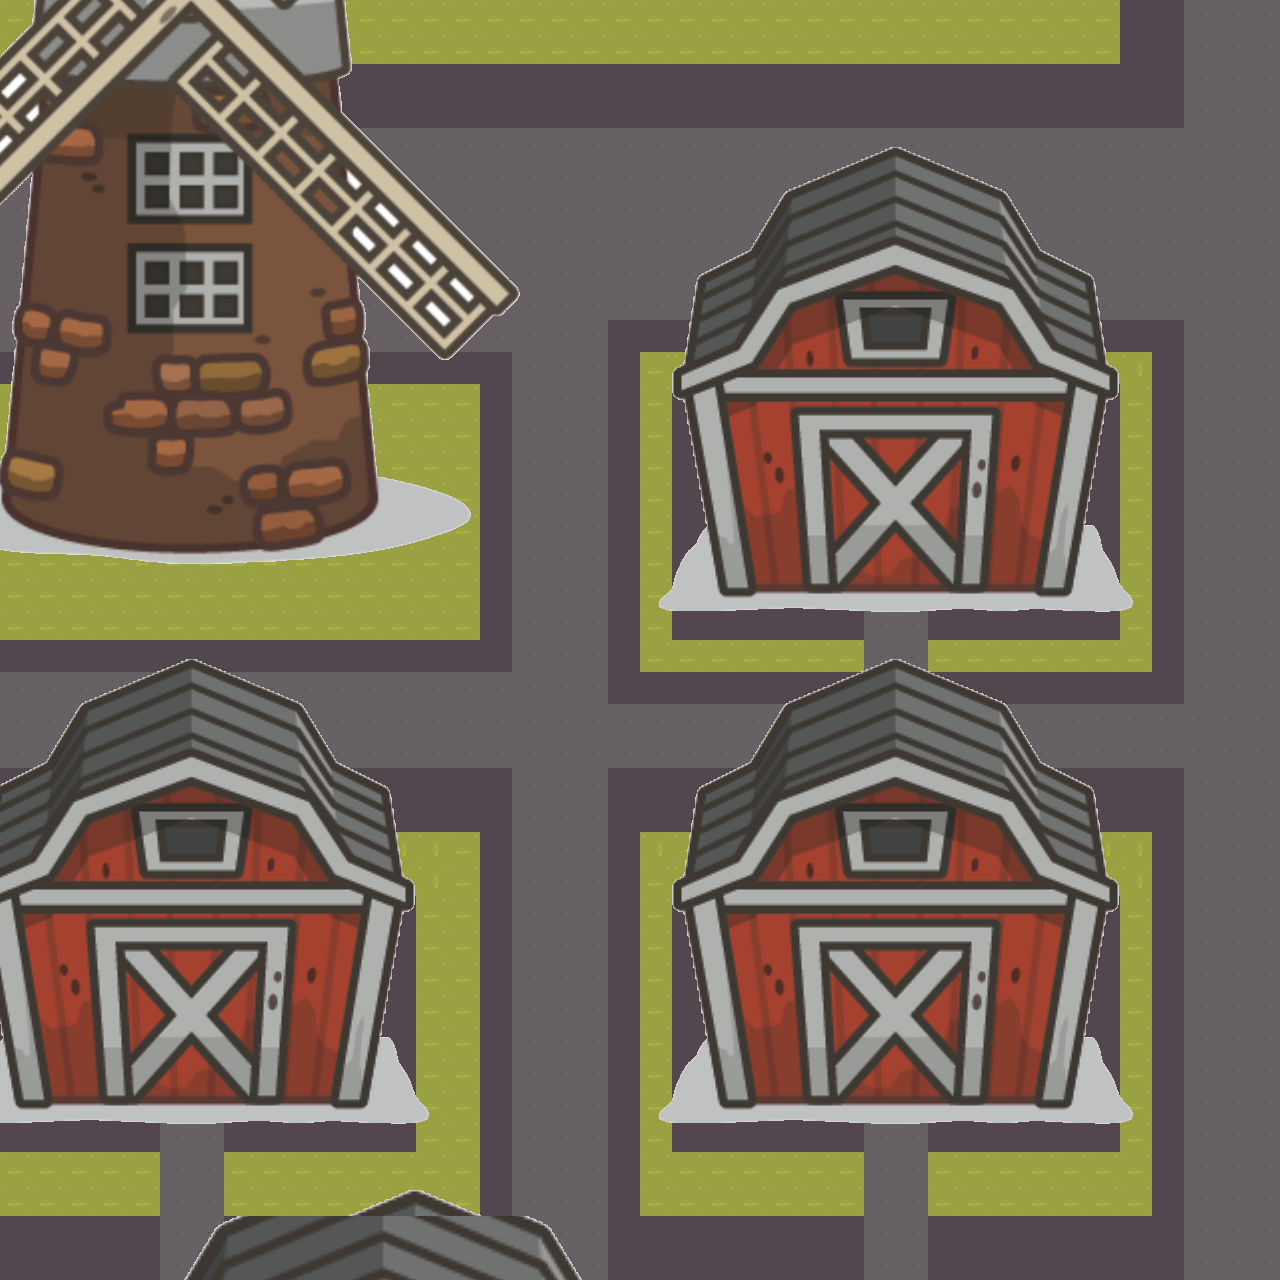

The image is a tile-based game level rendered from a .tmx file. Its description and source (layers, tilesets, objects; grid data summarised) follow:
An orthogonal 40x40 tile map with 32x32 px tiles, 3 tile layers (colide, bg, toFade).

<map version="1.10" tiledversion="1.11.0" orientation="orthogonal" renderorder="left-down" width="40" height="40" tilewidth="32" tileheight="32" infinite="0" nextlayerid="5" nextobjectid="1">
 <tileset firstgid="1" source="map-new-side.tsx" />
 <layer id="3" name="colide" width="40" height="40" locked="1">
  <data>[1600 cells, 566 non-empty, 2 distinct tile ids]</data>
 </layer>
 <layer id="1" name="bg" width="40" height="40" locked="1">
  <data>[1600 cells, 1600 non-empty, 3 distinct tile ids]</data>
 </layer>
 <layer id="2" name="toFade" width="40" height="40" locked="1">
  <data>[1600 cells, 1251 non-empty, 708 distinct tile ids]</data>
 </layer>
</map>
